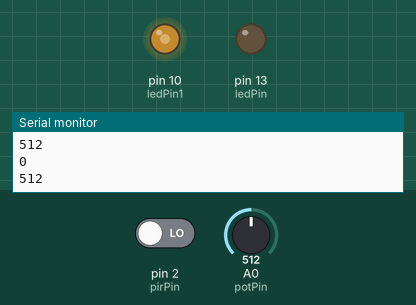
Simulated run of this sketch. Board: Arduino Uno, built with avr-gcc and run on an emulated ATmega328P. Shown: output pins drawn as LEDs (lit = HIGH), the last lines printed to the serial monitor. Inputs (shaded band) come from the test bench; at power-on: A0 (potPin) = 512, pin 2 (pirPin) LOW.

Above: at 1.2 s.
1.3 s: A0 (potPin) set to 716
At 1.8 s:
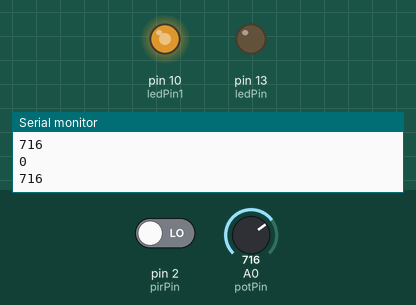
2.8 s: pin 2 (pirPin) driven HIGH
At 3.7 s:
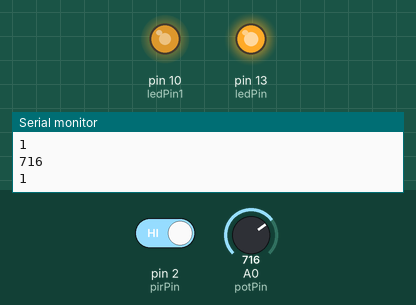
4.3 s: A0 (potPin) set to 900
At 5.5 s:
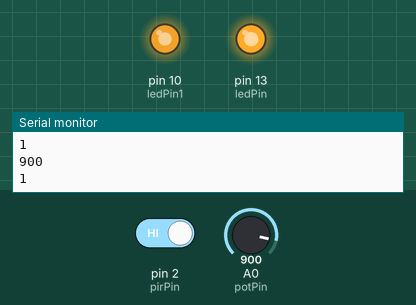
5.8 s: pin 2 (pirPin) driven LOW
At 6.3 s:
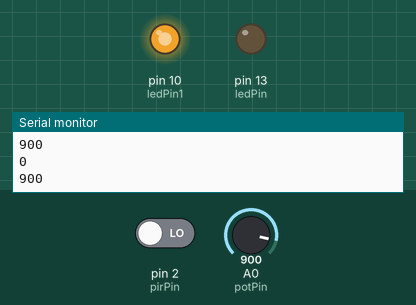
7.3 s: A0 (potPin) set to 122
At 8.2 s:
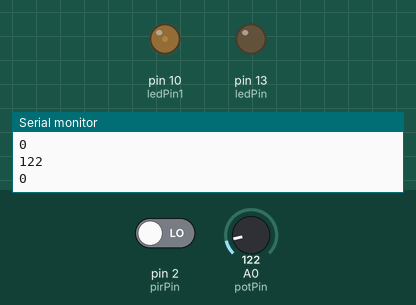
8.8 s: pin 2 (pirPin) driven HIGH
At 10.1 s:
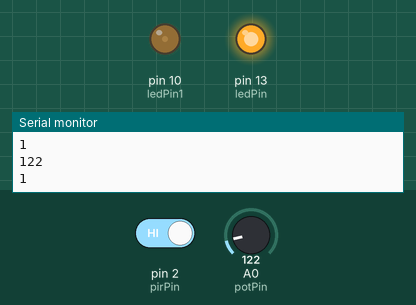
Timing chart, 0 to 11.3 s (numbered marks = the images above; inputs shaded):
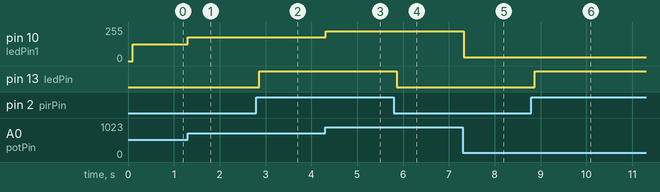

The sketch:

Task-Three-2.ino
```cpp
const int pirPin = 2;
const int ledPin = 13;
const int potPin = A0;
const int ledPin1 = 10;

void setup() {
  pinMode(pirPin, INPUT);
  pinMode(ledPin, OUTPUT);
  Serial.begin(9600);
  pinMode(ledPin, OUTPUT);
  Serial.begin(9600);
}

void loop() {
  int motion = digitalRead(pirPin);
  Serial.println(motion);
  digitalWrite(ledPin, motion);
  delay(100);
  int val = analogRead(potPin);
  Serial.println(val);
  int brightness = map(val, 0, 1023, 0, 255);
  analogWrite(ledPin1, brightness);
  delay(50);
}
```

Measured:
- after the input at 1.3 s, pin 10 (ledPin1): 127/255 → 178/255 at once
- after the input at 2.8 s, pin 13 (ledPin): LOW → HIGH after 0.06 s
- after the input at 4.3 s, pin 10 (ledPin1): 178/255 → 224/255 at once
- after the input at 5.8 s, pin 13 (ledPin): HIGH → LOW after 0.07 s
- after the input at 7.3 s, pin 10 (ledPin1): 224/255 → 30/255 at once
- after the input at 8.8 s, pin 13 (ledPin): LOW → HIGH after 0.08 s
